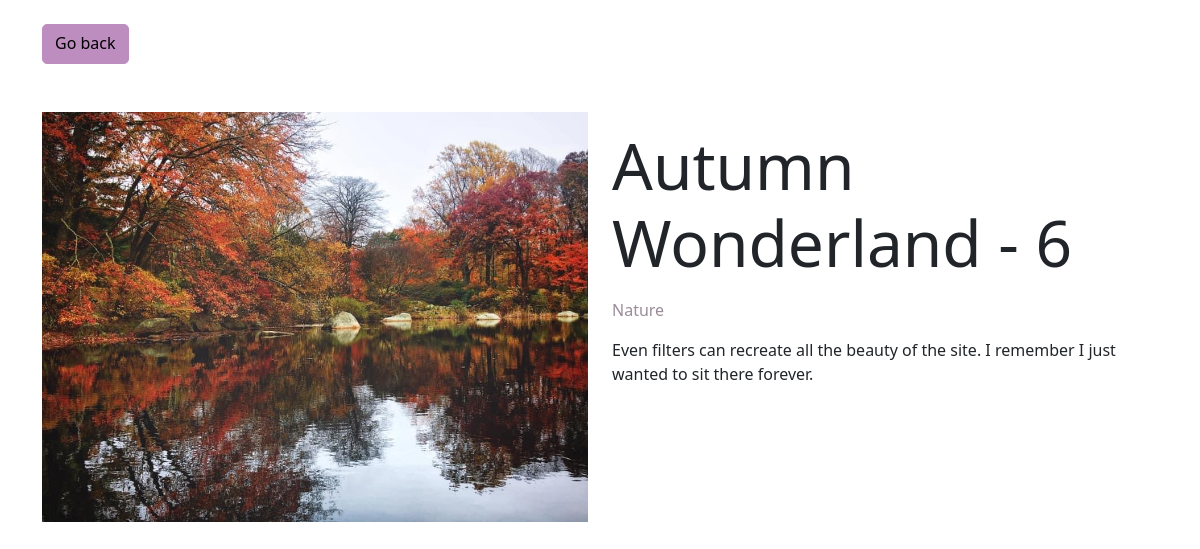
The app's page /photos/5 with its own data.
### photos/models.py (models this page shows, shortened)
class Photo(models.Model):
    name = models.CharField(max_length=50, null=False, blank=False)
    description = models.TextField(null=False, blank=False)
    category = models.ForeignKey(
        Category,
        on_delete=SET_NULL, #dont remove the photos when the category is delete
        related_name='photos',
        null=True, #this goes with the SET_NULL above
    )
    image = models.ImageField(null=False, blank=False)  #must install pillow before using this fields

class Category(models.Model):
    name = models.CharField(max_length=50, null=False, blank=False)
    def __str__(self):
        return self.name
    class Meta:
        verbose_name_plural = "Categories"

### photos/views.py (the view)
# urls.py: path('photos/<int:pk>', PhotosDetailView.as_view(), name='photo'),
class PhotosDetailView(DetailView):
    model = Photo
    template_name = 'photo_detail.html'
    context_object_name = 'photo'

### templates/photo_detail.html (shortened to what this page needs)
{% extends 'base.html' %}
{% load static %}
{% block content %}
        <div class="container w-80">
            <a href="{% url 'gallery'%}" class="btn btn-info mb-5">Go back</a>
            <div class="row">
                <div class="col-md-6 mb-5">
                    <img src='{{photo.image.url}}' class="img-fluid">
                </div>
                <div class="col-md-6">
                    <h2 class="my-3">{{ photo.name }}</h2>
                    <p class="text-muted">{{photo.category}}</p>
                    <p class='fs-6'>{{photo.description}}</p>
                </div>
            </div>
        </div>
{% endblock content %}

### static/css/style.css (style rules this page uses)
body, html { height: 100%; }
h2 { font-size: 4rem; font-weight: 400; }
.btn { border-radius: 5px; padding-bottom: 8px; margin-top: 1.5rem; margin-right: 10px }

### records on screen
Photo: image (picture), name "Autumn Wonderland - 6", category "Nature", description "Even filters can recreate all the beauty of the site. I remember I just wanted to sit there forever."
